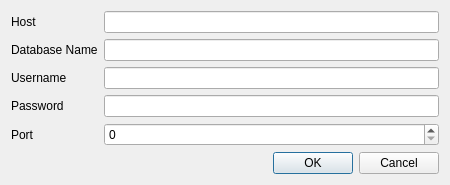
<?xml version="1.0" encoding="UTF-8"?>
<ui version="4.0">
 <class>MySqlConnectionDialog</class>
 <widget class="QDialog" name="MySqlConnectionDialog">
  <property name="geometry">
   <rect>
    <x>0</x>
    <y>0</y>
    <width>450</width>
    <height>182</height>
   </rect>
  </property>
  <property name="windowTitle">
   <string>MySQL Connection</string>
  </property>
  <layout class="QGridLayout" name="gridLayout">
   <item row="0" column="0">
    <widget class="QLabel" name="label_5">
     <property name="text">
      <string>Host</string>
     </property>
    </widget>
   </item>
   <item row="0" column="1">
    <widget class="QLineEdit" name="txtHost"/>
   </item>
   <item row="1" column="0">
    <widget class="QLabel" name="label">
     <property name="text">
      <string>Database Name</string>
     </property>
    </widget>
   </item>
   <item row="1" column="1">
    <widget class="QLineEdit" name="txtDatabaseName"/>
   </item>
   <item row="2" column="0">
    <widget class="QLabel" name="label_2">
     <property name="text">
      <string>Username</string>
     </property>
    </widget>
   </item>
   <item row="2" column="1">
    <widget class="QLineEdit" name="txtUsername"/>
   </item>
   <item row="3" column="0">
    <widget class="QLabel" name="label_3">
     <property name="text">
      <string>Password</string>
     </property>
    </widget>
   </item>
   <item row="3" column="1">
    <widget class="QLineEdit" name="txtPassword">
     <property name="echoMode">
      <enum>QLineEdit::Password</enum>
     </property>
    </widget>
   </item>
   <item row="4" column="0">
    <widget class="QLabel" name="label_4">
     <property name="text">
      <string>Port</string>
     </property>
    </widget>
   </item>
   <item row="4" column="1">
    <widget class="QSpinBox" name="spinnerPort"/>
   </item>
   <item row="5" column="0" colspan="2">
    <widget class="QDialogButtonBox" name="buttonBox">
     <property name="standardButtons">
      <set>QDialogButtonBox::Cancel|QDialogButtonBox::Ok</set>
     </property>
    </widget>
   </item>
  </layout>
 </widget>
 <resources/>
 <connections/>
</ui>
